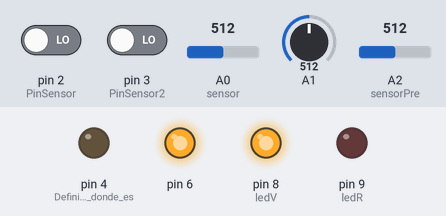
Bench run of a sketch on a simulated Arduino Uno, built with avr-gcc and run on an emulated ATmega328P. Shown: output pins drawn as LEDs (lit = HIGH). Dashed ring = blinking. The test bench sets the inputs (shaded band); at power-on: A0 (sensor) = 512, A1 = 512, pin 2 (PinSensor) LOW, pin 3 (PinSensor2) LOW, A2 (sensorPre) = 512. The local clock reads 2024-03-15 10:24:30 at power-on unless the sketch sets it; storage starts empty; what the sketch prints to the serial monitor is not drawn.

Above: at 0.1 s.
At 0.6 s:
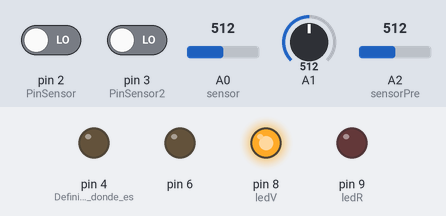
At 2.2 s:
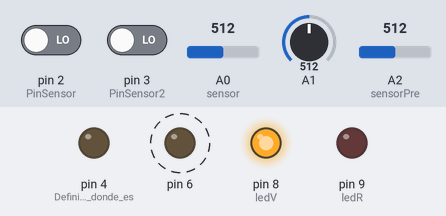
2.3 s: A0 (sensor) set to 0
5.8 s: A1 set to 0
9.3 s: A0 (sensor) set to 122
Timing chart, 0 to 18.8 s (numbered marks = the images above; inputs shaded):
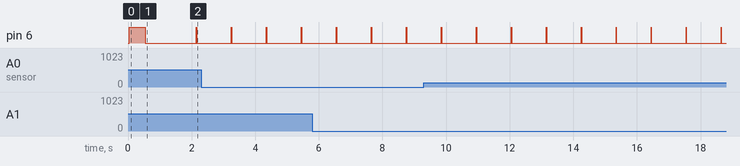

The sketch:

Datalogger_temperatura_y_caudal.ino
```cpp
#include <Wire.h>
#include <SPI.h>

#include "RTClib.h"
#include <SD.h>
#include <math.h>

File Archivo;
//-------------------------Caudalimetro--------------------------------------
volatile int NumPulsos; //variable para la cantidad de pulsos recibidos
volatile int NumPulsos2;
int tiempo_Lectura = 500;
int PinSensor = 2;    //Sensor conectado en el pin 2
int PinSensor2 = 3;    //Sensor conectado en el pin 2

float factor_conversion = 11;  //7.5; //para convertir de frecuencia a caudal

float Q1;
float Q2;
float volumen1 = 0;
float volumen2 = 0;
//-------------------------------NTC-----------------------------------------
const int Rc = 10000; //valor de la resistencia
const int Vcc = 5;

float A = 1.11492089e-3;
float B = 2.372075385e-4;
float C = 6.954079529e-8;

float temperatura_C1;
float temperatura_C2;

float K = 2.5; //factor de disipacion en mW/C
//-------------------------------Presion-------------------------------------
const int sensorPre = A2;
float presion_Mpa;

//---------------------------Otros-------------------------------------------

byte diferenteSegundo;
byte sdStatus;


//--------------------variables para fecha y hora----------------------------
int hora;
int minutos;
int segundos;
int dia;
int mes;
int ano;

const int ledr   = 3;
const int sensor = 0;
const int SDCARD = 4;
const int ledV = 8;
const int ledR = 9;

long milivolts;
long temp;
byte nuevo = 0;

RTC_DS1307 RTC;

void setup() {
  // put your setup code here, to run once:
  Serial.begin(9600);
  Serial.println("Comenzando la comunicación con la tarjeta SD");
  pinMode(4, OUTPUT);                     //Definimos el pin donde esta conectado el SS(slave Select) del modulo SD como una salida. (si no lo hacemos el lector SD del modulo Ethernet Shield no funcionara).
  pinMode(ledV, OUTPUT);
  pinMode(ledR, OUTPUT);
  //digitalWrite(4, HIGH);                  // Poniendo este pin en alto se desactiva el lector SD del ethernet shield.
  //digitalWrite(10, HIGH);
  pinMode(6, OUTPUT);

  if (!SD.begin(SDCARD)) {
    Serial.println("Se ha producido un fallo al iniciar la comunicación");
    digitalWrite(ledR, HIGH);
    sdStatus = 1;
    return;
  } else {
    Serial.println("Se ha iniciado la comunicación correctamente");
    digitalWrite(ledV, HIGH);
    Wire.begin();
    RTC.begin();
    //RTC.adjust(DateTime(__DATE__, __TIME__));
    // pinMode(ledr,OUTPUT);
  }

  if (SD.exists("datos.csv") == false ) {
     nuevo =1;
  }

  Archivo = SD.open("datos.csv", FILE_WRITE); //FILE_WRITE

  //Se escribe información en el documento de texto datos.csv.
  if (Archivo) {
    Serial.println("SD OK!");
    digitalWrite (6, HIGH);
    delay(500);
    digitalWrite (6, LOW);
    delay(500);
    Archivo.close();
  }
  //En caso de que haya habido problemas abriendo datos.csv, se muestra por pantalla.
  else {
    Serial.println("ERROR AL ABRIR EL ARCHIVO");
  }
  attachInterrupt(0, ContarPulsos, RISING); //(Interrupcion 0(Pin2),funcion,Flanco de subida)
  attachInterrupt(1, ContarPulsos2, RISING); //(Interrupcion 0(Pin2),funcion,Flanco de subida)

}

void loop() {
  if (sdStatus == 0) {
    float frecuencia = ObtenerFrecuencia() * 2; //obtenemos la Frecuencia de los pulsos en Hz
    float frecuencia2 = ObtenerFrecuencia2() * 2; //obtenemos la Frecuencia de los pulsos en Hz


    Q1 = (frecuencia / factor_conversion) * 0.0167; //Conversion de frecuencia a L/seg
    Q2 = (frecuencia2 / factor_conversion) * 0.0167; //Conversion de frecuencia a L/seg

    volumen1 += Q1;
    volumen2 += Q2;

    temperatura_C1 = lecturaNTC(0); //Lectura de Sonda NTC 1
    temperatura_C2 = lecturaNTC(1); //Lectura de Sonda NTC 2

    presion_Mpa = lecturaPresion(); //Lectura de Sensor de Presion

    serialOut(frecuencia, frecuencia2, Q1, Q2, temperatura_C1, temperatura_C2, presion_Mpa, volumen1, volumen2); //Funcion de Muestreo de datos por Monitor serie

    //---------GUARDADO DE DATOS-------------------------------
    if (diferenteSegundo != segundos ) {
      diferenteSegundo = segundos;
      //Se comprueba que el archivo se ha abierto correctamente y se procede a escribir en él.
      Archivo = SD.open("datos.csv", FILE_WRITE); //FILE_WRITE

      //Se escribe información en el documento de texto datos.csv.
      if (Archivo) {
        if (nuevo == 1) {
          Serial.println("Iniciado Archivo!");
          Archivo.print("Fecha");
          Archivo.print(";");

          Archivo.print("Hora");
          Archivo.print(";");

          Archivo.print("L/s (1)");
          Archivo.print(";");

          Archivo.print("L/s (2)");
          Archivo.print(";");

          Archivo.print("Temp (1)");
          Archivo.print(";");

          Archivo.print("Temp (2)");
          Archivo.print(";");

          Archivo.print("Presion");
          Archivo.print(";");

          Archivo.print("Volumen (1); Volumen (2) ");
          Archivo.print(";");

          Archivo.println();

          nuevo = 0;
        }
        Archivo.print(ano);
        Archivo.print("/");
        Archivo.print(mes);
        Archivo.print("/");
        Archivo.print(dia);
        Archivo.print(";");

        Archivo.print(hora);
        Archivo.print(":");
        Archivo.print(minutos);
        Archivo.print(":");
        Archivo.print(segundos);
        Archivo.print(";");

        Archivo.print(Q1);
        Archivo.print(";");
        Archivo.print(Q2);
        Archivo.print(";");

        Archivo.print(temperatura_C1);
        Archivo.print(";");

        Archivo.print(temperatura_C2);
        Archivo.print(";");

        Archivo.print(presion_Mpa);
        Archivo.print(";");

        Archivo.print(volumen1);
        Archivo.print(";");
        Archivo.print(volumen2);
        Archivo.print(";");

        Archivo.println();

        Archivo.close(); //Se cierra el archivo para almacenar los datos.

        digitalWrite (6, HIGH);
        delay(10);
        digitalWrite (6, LOW);
      }
      //En caso de que haya habido problemas abriendo datos.csv, se muestra por pantalla.
      else {
        Serial.println("El archivo datos.csv no se abrió correctamente");
      }
    }
  } else {
    digitalWrite(ledR, HIGH);
    delay(500);
    digitalWrite(ledR, LOW);
    delay(500);
    Serial.println("ERROR: SD no encontrada");
  }
}

//---Función que se ejecuta en interrupción---------------
void ContarPulsos ()
{
  NumPulsos++;  //incrementamos la variable de pulsos
}

void ContarPulsos2 ()
{
  NumPulsos2++;  //incrementamos la variable de pulsos
}

//---Función para obtener frecuencia de los pulsos--------
int ObtenerFrecuencia()
{
  int frecuencia;
  NumPulsos = 0;   //Ponemos a 0 el número de pulsos
  //interrupts();    //Habilitamos las interrupciones
  delay(tiempo_Lectura);   //muestra de 1 segundo
  //noInterrupts(); //Desabilitamos las interrupciones
  frecuencia = NumPulsos; //Hz(pulsos por segundo)
  return frecuencia;
}

int ObtenerFrecuencia2()
{
  int frecuencia2;
  NumPulsos2 = 0;   //Ponemos a 0 el número de pulsos
  //interrupts();    //Habilitamos las interrupciones
  delay(tiempo_Lectura);   //muestra de 1 segundo
  //noInterrupts(); //Desabilitamos las interrupciones
  frecuencia2 = NumPulsos2; //Hz(pulsos por segundo)
  return frecuencia2;
}

float lecturaNTC(byte sensor) {
  float raw = analogRead(sensor);
  float V =  raw / 1024 * Vcc;

  float R = (Rc * V ) / (Vcc - V);


  float logR  = log(R);
  float R_th = 1.0 / (A + B * logR + C * logR * logR * logR );

  float kelvin = R_th - V * V / (K * R) * 1000;
  float celsius = kelvin - 273.15;

  return celsius;
}

float lecturaPresion() {
  int raw = analogRead(sensorPre);
  float Mpa = map(raw, 102, 921, 0, 1200);
  Mpa = Mpa / 1000;

  return Mpa;
}

float serialOut(float hz, float hz2, float lts1, float lts2, float t1, float t2, float p, float v1, float v2) {
  DateTime now = RTC.now();
  Serial.print(now.year(), DEC);
  ano = now.year();
  Serial.print('/');
  Serial.print(now.month(), DEC);
  mes = now.month();
  Serial.print('/');
  Serial.print(now.day(), DEC);
  dia = now.day();
  Serial.print(' ');
  Serial.print(now.hour(), DEC);
  hora = now.hour();
  Serial.print(':');
  Serial.print(now.minute(), DEC);
  minutos = now.minute();
  Serial.print(':');
  Serial.print(now.second(), DEC);
  segundos = now.second();
  Serial.print(" ");

  Serial.print ("   F1: ");
  Serial.print (hz);
  Serial.print ("Hz   F2: ");
  Serial.print (hz2);
  Serial.print ("Hz   ");

  Serial.print ("Q1: ");
  Serial.print (lts1);
  Serial.print ("Lts   Q2: ");
  Serial.print (lts2);
  Serial.print ("Lts   ");

  Serial.print("T1: ");
  Serial.print(t1);
  Serial.print("C° ");

  Serial.print("T2: ");
  Serial.print(t2);
  Serial.print("C° ");

  Serial.print("P: ");
  Serial.print(p);
  Serial.print("Mpa ");

  Serial.print("V1: ");
  Serial.print(v1);
  Serial.print("lts ");

  Serial.print("V2: ");
  Serial.print(v2);
  Serial.print("lts\n");
}
```

Measured:
- by itself, pin 6: alternates HIGH for 0.01 s and LOW for 1.1 s
